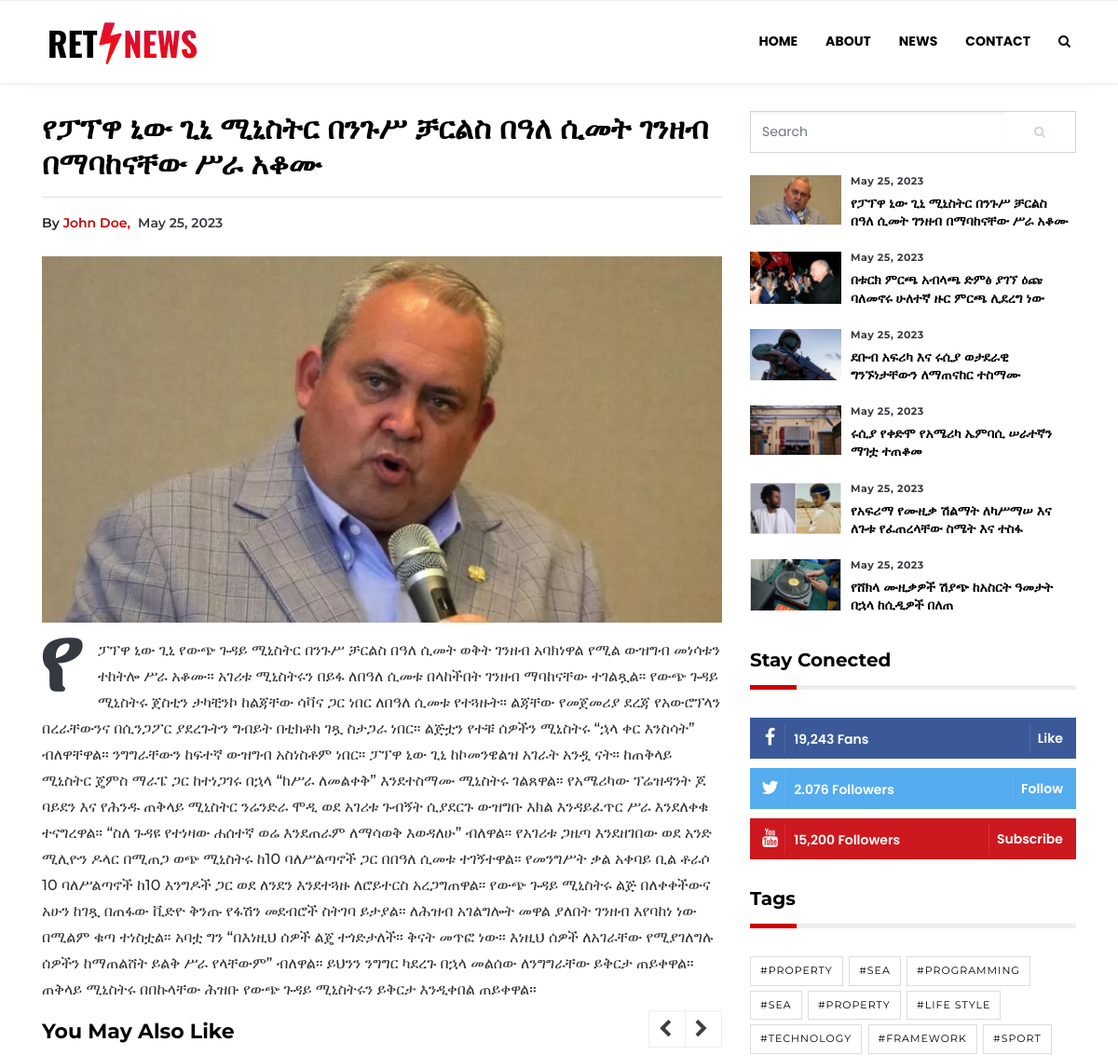
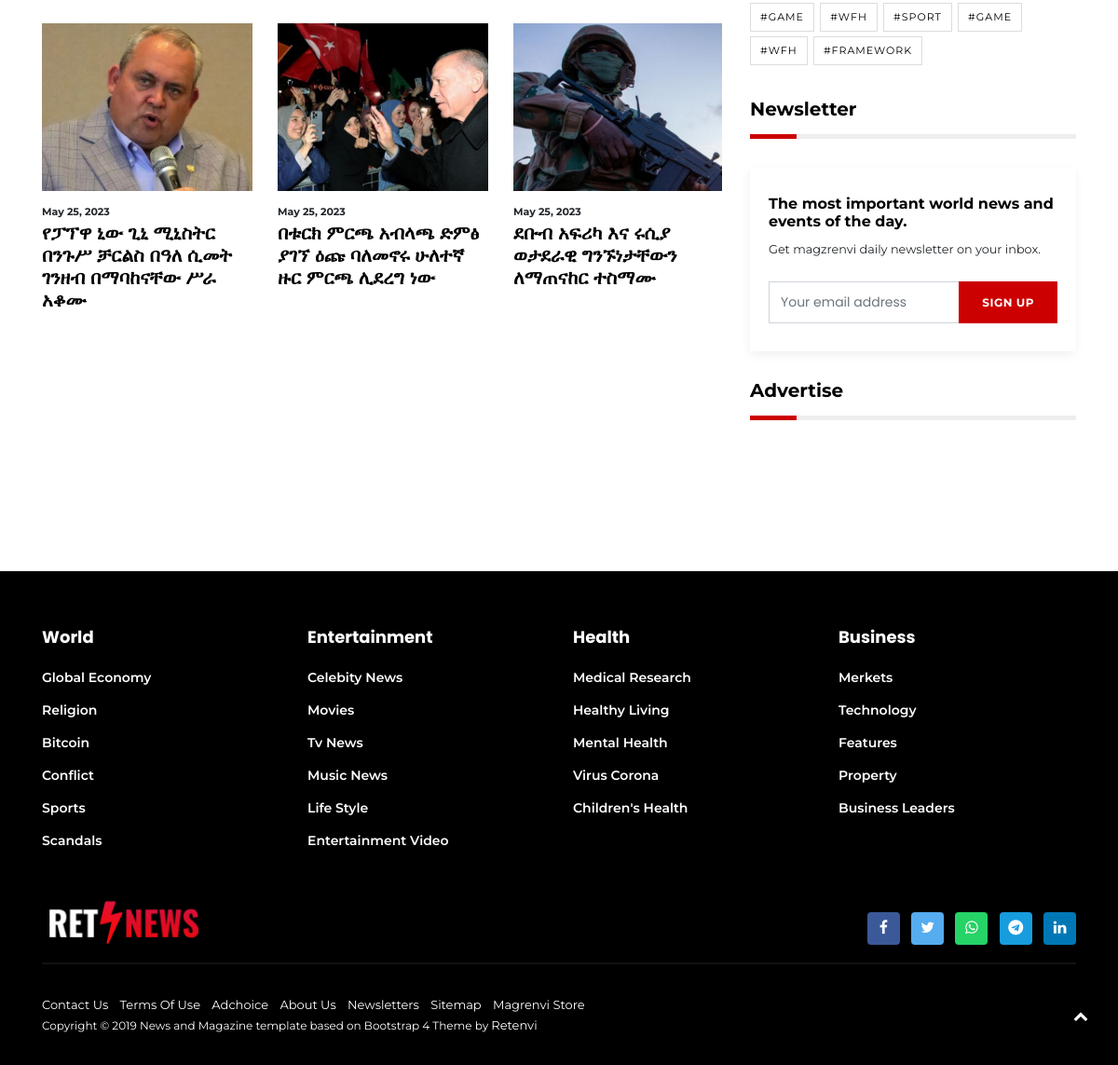
The app's page /news/28/ with its own data (2 pictures, top to bottom).
### base/models.py (models this page shows, shortened)
class News(models.Model):
    writer = models.CharField(max_length=200, null=True, blank=True)
    title = models.CharField(max_length=300)
    description = models.TextField()
    image = models.ImageField(upload_to='news')
    updated = models.DateTimeField(auto_now=True)
    created = models.DateTimeField(auto_now_add=True)
    category = models.ForeignKey(NewsCategory, on_delete=models.SET_NULL, null=True)
    class Meta:
        ordering = ['-created','-updated']

### base/views.py (the view)
# urls.py: path('news/<str:pk>/', views.detail_news, name='detail_news')
def detail_news(request, pk):
    news = News.objects.get(id=pk)
    top_news = []
    for iterate,news_like in enumerate( News.objects.all()):
        top_news.append(news_like)
        if iterate == 5: break
    header_news = []
    for iterate,news_header in enumerate( News.objects.all()):
        header_news.append(news_header)
        if iterate == 10: break
    context = {
        'news' : news,
        'news_like' : top_news,
        'header' : header_news
    }
    return render(request, 'base/detail_news.html', context)

### base/templates/base/detail_news.html (shortened to what this page needs)
{% load static %}
<!DOCTYPE html>
<html lang="en">
  <head>
    <link href="{% static 'base/css/styles3875.css' %} " rel="stylesheet" />
  </head>
  <body>
    {% include 'base/header.html' %}
    <section class="pb-80">
      <div class="container">
        <div class="row">
          <div class="col-md-8">
            <div class="wrap__article-detail">
              <div class="wrap__article-detail-title">
                <h1>{{news.title}}</h1>
              </div>
              <hr />
              <div class="wrap__article-detail-info">
                <ul class="list-inline">
                  <li class="list-inline-item">
                    <span> by </span>
                    <a href="#"> john doe, </a>
                  </li>
                  <li class="list-inline-item">
                    <span class="text-dark text-capitalize ml-1">
                      {{news.created|date:'F d, Y'}}
                    </span>
                  </li>
                </ul>
              </div>
              <div class="wrap__article-detail-image mt-4">
                <figure>
                  <img src="/media/{{news.image}}" alt="" class="img-fluid" />
                </figure>
              </div>
              <div class="wrap__article-detail-content">
                <p class="has-drop-cap-fluid">{{news.description}}</p>
              </div>
            </div>
            <div class="related-article mt-5">
              <h4>you may also like</h4>
              <div class="article__entry-carousel-three">
                {% for like in news_like%}
                <div class="item">
                  <div class="article__entry">
                    <div class="article__image">
                      <a href="{% url 'detail_news' like.id %}">
                        <img
                          src="/media/{{like.image}}"
                          alt=""
                          class="img-fluid"
                        />
                      </a>
                    </div>
                    <div class="article__content">
                      <ul class="list-inline">
                        <li class="list-inline-item">
                          <span> {{like.created | date:'F d, Y'}} </span>
                        </li>
                      </ul>
                      <h5>
                        <a href="{% url 'detail_news' like.id %}">
                          {{like.title}}
                        </a>
                      </h5>
                    </div>
                  </div>
                </div>
                {% endfor %}
              </div>
            </div>
          </div>
          <div class="col-md-4">
            <div class="sidebar-sticky">
              <aside class="wrapper__list__article">
                <div class="mb-4">
                  <div class="widget__form-search-bar">
                    <div class="row no-gutters">
                      <div class="col">
                        <input
                          class="form-control border-secondary border-right-0 rounded-0"
                          value=""
                          placeholder="Search"
                        />
                      </div>
                      <div class="col-auto">
                        <button
                          class="btn btn-outline-secondary border-left-0 rounded-0 rounded-right"
                        >
                          <i class="fa fa-search"></i>
                        </button>
                      </div>
                    </div>
                  </div>
                </div>
                <div class="wrapper__list__article-small">
                  {% for like in news_like%}
                  <div class="mb-3">
                    <div class="card__post card__post-list">
                      <div class="image-sm">
                        <a href="{% url 'detail_news' like.id %}">
                          <img
                            src="/media/{{like.image}}"
                            class="img-fluid"
                            alt=""
                          />
                        </a>
                      </div>
                      <div class="card__post__body">
                        <div class="card__post__content">
                          <div class="card__post__author-info mb-2">
                            <ul class="list-inline">
                              <li class="list-inline-item">
                                <span class="text-dark text-capitalize">
                                  {{like.created | date:'F d, Y'}}
                                </span>
                              </li>
                            </ul>
                          </div>
                          <div class="card__post__title">
                            <h6>
                              <a href="{% url 'detail_news' like.id %}">
                                {{like.title}}
                              </a>
                            </h6>
                          </div>
                        </div>
                      </div>
                    </div>
                  </div>
                  {% endfor %}
                </div>
              </aside>
              <aside class="wrapper__list__article">
                <h4 class="border_section">stay conected</h4>
                <div class="wrap__social__media">
                  <a href="#" target="_blank">
                    <div class="social__media__widget facebook">
                      <span class="social__media__widget-icon">
                        <i class="fa fa-facebook"></i>
                      </span>
                      <span class="social__media__widget-counter">
                        19,243 fans
                      </span>
                      <span class="social__media__widget-name"> like </span>
                    </div>
                  </a>
                  <a href="#" target="_blank">
                    <div class="social__media__widget twitter">
                      <span class="social__media__widget-icon">
                        <i class="fa fa-twitter"></i>
                      </span>
                      <span class="social__media__widget-counter">
                        2.076 followers
                      </span>
                      <span class="social__media__widget-name"> follow </span>
                    </div>
                  </a>
                  <a href="#" target="_blank">
                    <div class="social__media__widget youtube">
                      <span class="social__media__widget-icon">
                        <i class="fa fa-youtube"></i>
                      </span>
                      <span class="social__media__widget-counter">
                        15,200 followers
                      </span>
                      <span class="social__media__widget-name">
                        subscribe
                      </span>
                    </div>
                  </a>
                </div>
              </aside>
              <aside class="wrapper__list__article">
                <h4 class="border_section">tags</h4>
                <div class="blog-tags p-0">
                  <ul class="list-inline">
                    <li class="list-inline-item">
                      <a href="#"> #property </a>
                    </li>
                    <li class="list-inline-item">
                      <a href="#"> #sea </a>
                    </li>
                    <li class="list-inline-item">
                      <a href="#"> #programming </a>
                    </li>
                    <li class="list-inline-item">
                      <a href="#"> #sea </a>
                    </li>
                    <li class="list-inline-item">
                      <a href="#"> #property </a>
                    </li>
                    <li class="list-inline-item">
                      <a href="#"> #life style </a>
                    </li>
                    <li class="list-inline-item">
                      <a href="#"> #technology </a>
                    </li>
                    <li class="list-inline-item">
                      <a href="#"> #framework </a>
                    </li>
                    <li class="list-inline-item">
                      <a href="#"> #sport </a>
                    </li>
                    <li class="list-inline-item">
                      <a href="#"> #game </a>
                    </li>
                    <li class="list-inline-item">
                      <a href="#"> #wfh </a>
                    </li>
                    <li class="list-inline-item">
                      <a href="#"> #sport </a>
                    </li>
                    <li class="list-inline-item">
                      <a href="#"> #game </a>
                    </li>
                    <li class="list-inline-item">
                      <a href="#"> #wfh </a>
                    </li>
                    <li class="list-inline-item">
                      <a href="#"> #framework </a>
                    </li>
                  </ul>
                </div>
              </aside>
              <aside class="wrapper__list__article">
                <h4 class="border_section">newsletter</h4>
                <div class="widget__form-subscribe bg__card-shadow">
                  <h6>The most important world news and events of the day.</h6>
                  <p>
                    <small>Get magzrenvi daily newsletter on your inbox.</small>
                  </p>
                  <div class="input-group">
                    <input
                      type="text"
                      class="form-control"
                      placeholder="Your email address"
                    />
                    <div class="input-group-append">
                      <button class="btn btn-primary" type="button">
                        sign up
                      </button>
                    </div>
                  </div>
                </div>
              </aside>
              <aside class="wrapper__list__article">
                <h4 class="border_section">Advertise</h4>
                <a href="#">
                  <figure>
                  </figure>
                </a>
              </aside>
            </div>
          </div>
        </div>
      </div>
    </section>
    {% include 'base/footer.html' %}
    <a href="javascript:" id="return-to-top"
      ><i class="fa fa-chevron-up"></i
    ></a>
  </body>
</html>

### records on screen
News: title "የፓፕዋ ኒው ጊኒ ሚኒስትር በንጉሥ ቻርልስ በዓለ ሲመት ገንዘብ በማባከናቸው ሥራ አቆሙ", created "May 25, 2023", image (picture), description "የፓፕዋ ኒው ጊኒ የውጭ ጉዳይ ሚኒስትር በንጉሥ ቻርልስ በዓለ ሲመት ወቅት ገንዘብ አባክነዋል የሚል ውዝግብ መነሳቱን ተከትሎ ሥራ አቆሙ። አገሪቱ ሚኒስትሩን በይፋ ለበዓለ ሲመቱ በላከችበት ገንዘብ ማባከናቸው ተገልጿል። የውጭ ጉዳይ ሚኒስትሩ ጀስቲን ታካቺንኮ ከልጃቸው ሳቫና ጋር ነበር ለበዓለ ሲመቱ የተጓዙት። ልጃቸው የመጀመሪያ ደረጃ የአውሮፕላን በረራቸውንና በሲንጋፖር ያደረጉትን ግብይት በቲክቶክ ገጿ ስታጋራ ነበር። ልጅቷን የተቹ ሰዎችን ሚኒስትሩ “ኋላ ቀር እንስሳት” ብለዋቸዋል። ንግግራቸውን ከፍተኛ ውዝግብ አስነስቶም ነበር። ፓፕዋ ኒው ጊኒ ከኮመንዌልዝ አገራት አንዷ ናት። ከጠቅላይ ሚኒስትር ጄምስ ማራፔ ጋር ከተነጋገሩ በኋላ “ከሥራ ለመልቀቅ” እንደተስማሙ ሚኒስትሩ ገልጸዋል። የአሜሪካው ፕሬዝዳንት ጆ ባይደን እና የሕንዱ ጠቅላይ ሚኒስትር ንሬንድራ ሞዲ ወደ አገሪቱ ጉብኝት ሲያደርጉ ውዝግቡ እክል እንዳይፈጥር ሥራ እንደለቀቁ ተናግረዋል። “ስለ ጉዳዩ የተነዛው ሐሰተኛ ወሬ እንደጠራም ለማሳወቅ እወዳለሁ” ብለዋል። የአገሪቱ ጋዜጣ እንደዘገበው ወደ አንድ ሚሊዮን ዶላር በሚጠጋ ወጭ ሚኒስትሩ ከ10 ባለሥልጣኖች ጋር በበዓለ ሲመቱ ተገኝተዋል። የመንግሥት ቃል አቀባይ ቢል ቶራሶ 10 ባለሥልጣኖች…"
News: image (picture), created "May 25, 2023", title "በቱርክ ምርጫ አብላጫ ድምፅ ያገኘ ዕጩ ባለመኖሩ ሁለተኛ ዙር ምርጫ ሊደረግ ነው"
News: image (picture), created "May 25, 2023", title "ደቡብ አፍሪካ እና ሩሲያ ወታደራዊ ግንኙነታቸውን ለማጠናከር ተስማሙ"
News: image (picture), created "May 25, 2023", title "ሩሲያ የቀድሞ የአሜሪካ ኤምባሲ ሠራተኛን ማገቷ ተጠቆመ"
News: image (picture), created "May 25, 2023", title "የአፍሪማ የሙዚቃ ሽልማት ለካሥማሠ እና ለጉቱ የፈጠረላቸው ስሜት እና ተስፋ"
News: image (picture), created "May 25, 2023", title "የሸክላ ሙዚቃዎች ሽያጭ ከአስርት ዓመታት በኋላ ከሲዲዎች በለጠ"
